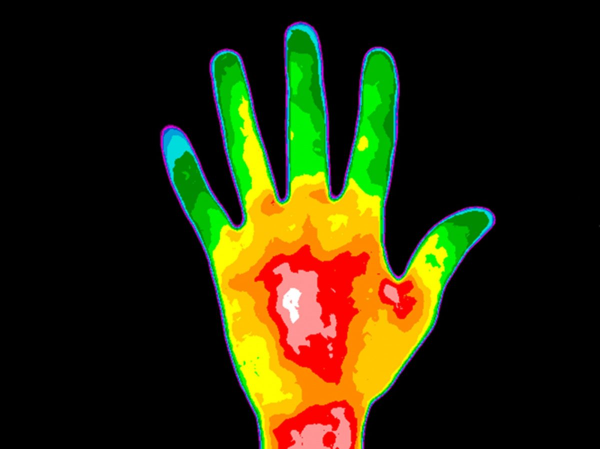
%> input picture 1.jpeg, 1200 x 898 px (shown at 1/2 size)
$ octave feature-extraction.m   (GNU Octave 9; MATLAB toolbox functions it lacks are replaced by stand-ins)
%> lines starting %> are read from the running program, lines starting %| are printed output that depends on the picture; in (x1, y1, x2, y2) boxes, pixels count from 0 and x2, y2 are one past the last pixel; in counts of white or black regions, pixels touching at a corner belong together; the program's own positions count from 1
clc;
clear all;
close all;
img=imread("G:\Matlab\1.jpeg");
%> img is the input picture: size 898x1200x3 uint8; mean R, G, B 43, 41.1, 9
[row,col,color]=size(img);
%> row = 898; col = 1200; color = 3
figure()
imshow(img)
title('Original image');
[b]=imresize(img,[1024 1024])
[b1]=rgb2gray(b);
figure();
subplot(3,4,1);
imshow(b)
title('Resized image');
subplot(3,4,2);
imshow(b1)
title('gray scale image');
d=imsharpen(b,'radius',2,'amount',2);
subplot(3,4,3);
imshow(d);
title('sharped image');
e=histeq(b);
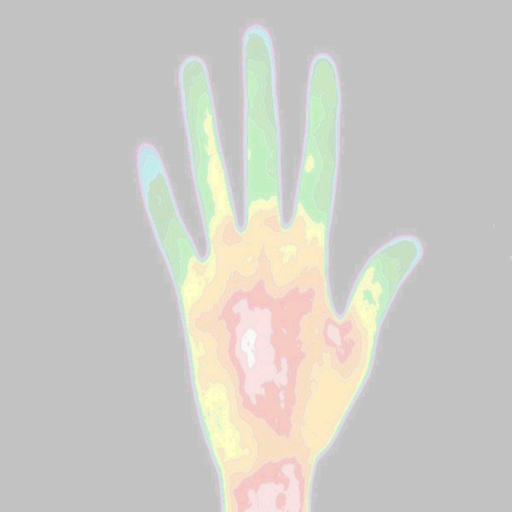
%> e: size 1024x1024x3 uint8 (shown at 1/2 size); mean R, G, B 204.2, 202.9, 197.3
subplot(3,4,4);
imshow(e);
title('histogram equalization');
subplot(3,4,5);
imhist(b);
title('histogram plot of gray');
subplot(3,4,6);
imhist(e);
title('histogram plot');
[Red,Green,Blue]=imsplit(b);
z=zeros(size(b,1));
R= cat(3,Red,z,z);
G=cat(3,z,Green,z);
B=cat(3,z,z,Blue);
subplot(3,4,7)
montage({R,G,B},'Size',[1 3])
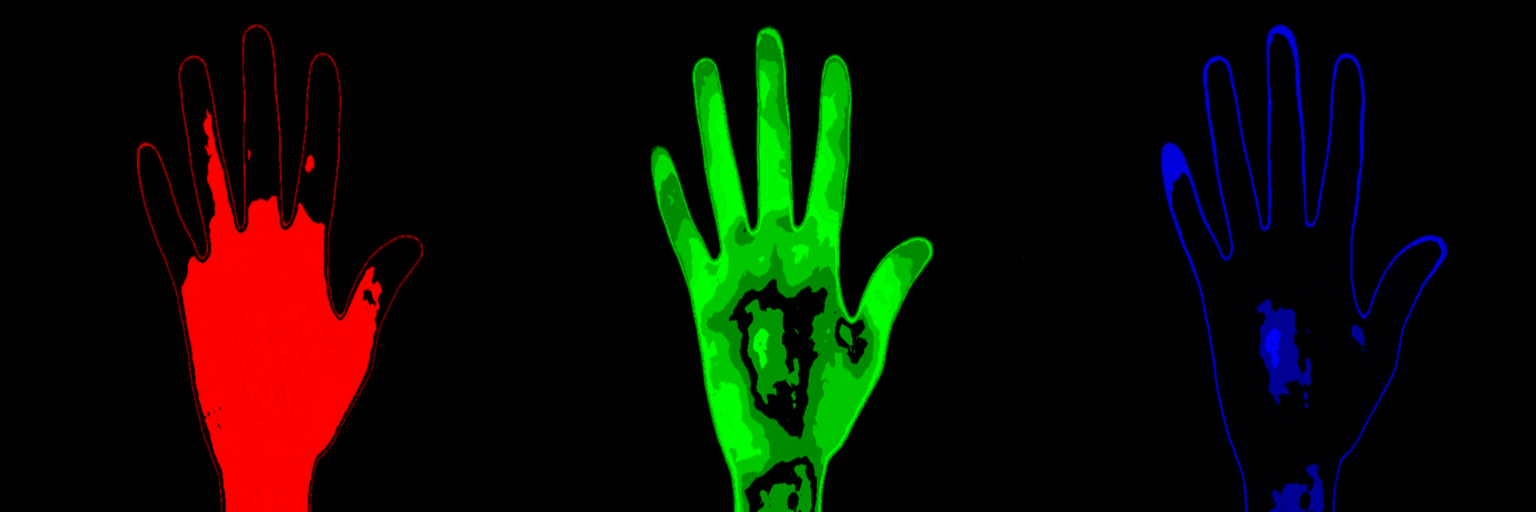
%> displayed picture: size 1024x3072x3, on the screen's scale of 0 to 255 (shown at 1/2 size); mean R, G, B 14.3, 13.7, 3
title('Scale converted image');
f=edge(b1,'sobel');
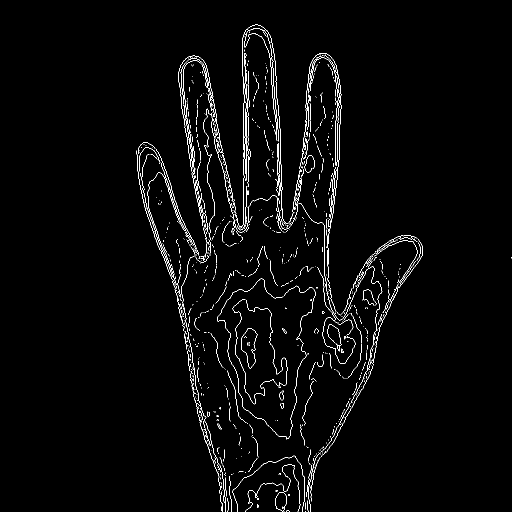
%> f: size 1024x1024 logical (shown at 1/2 size); 1.9% white in thin lines or dots, all inside (x1, y1, x2, y2) = (273, 48, 1023, 1024)
subplot(3,4,8);
imshow(f)
title('Edge detected image');
J = imnoise(b1,'gaussian',0.02);
f1 = ordfilt2(J,1,ones(3,3),'symmetric');
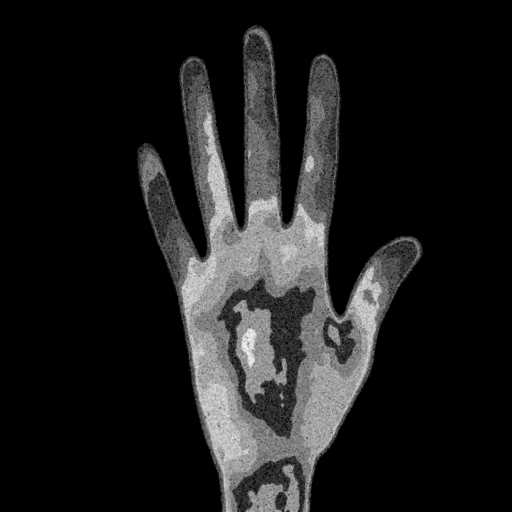
%> f1: size 1024x1024 uint8 (shown at 1/2 size); min 0, max 255, mean 28.8
f2 = ordfilt2(J,2*2,ones(2,2),'symmetric');
R = imlincomb(0.65,f1,0.65,f2);
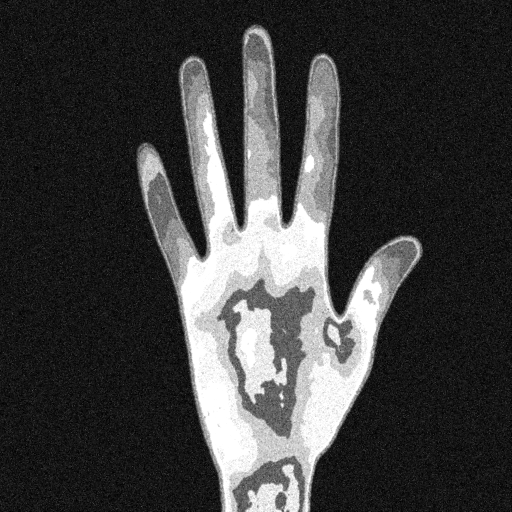
%> R: size 1024x1024 uint8 (shown at 1/2 size); min 0, max 255, mean 62.8
subplot(3,4,9)
montage({J,R},'Size',[1 2])
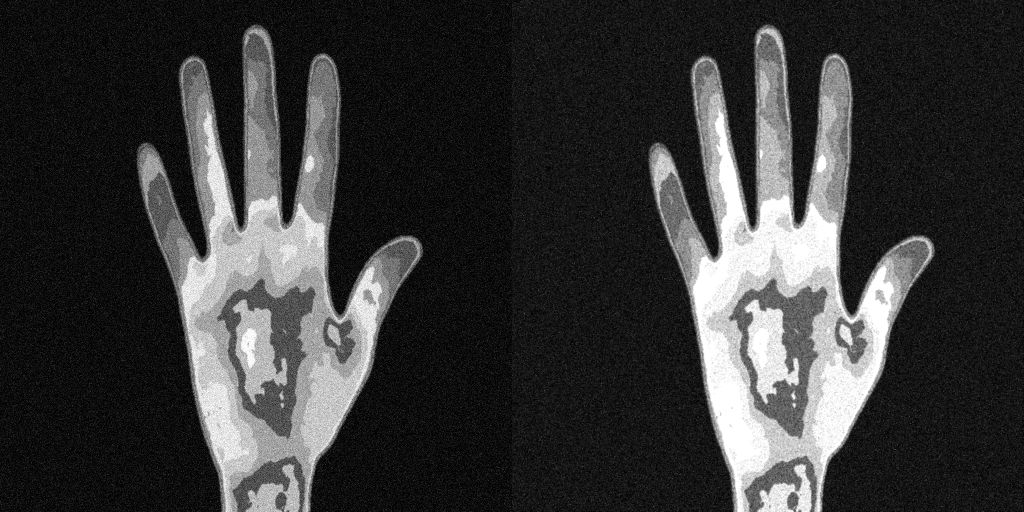
%> displayed picture: size 1024x2048, on the screen's scale of 0 to 255 (shown at 1/2 size); min 0, max 255, mean 55.8
title('Noise image   Filtered Image');
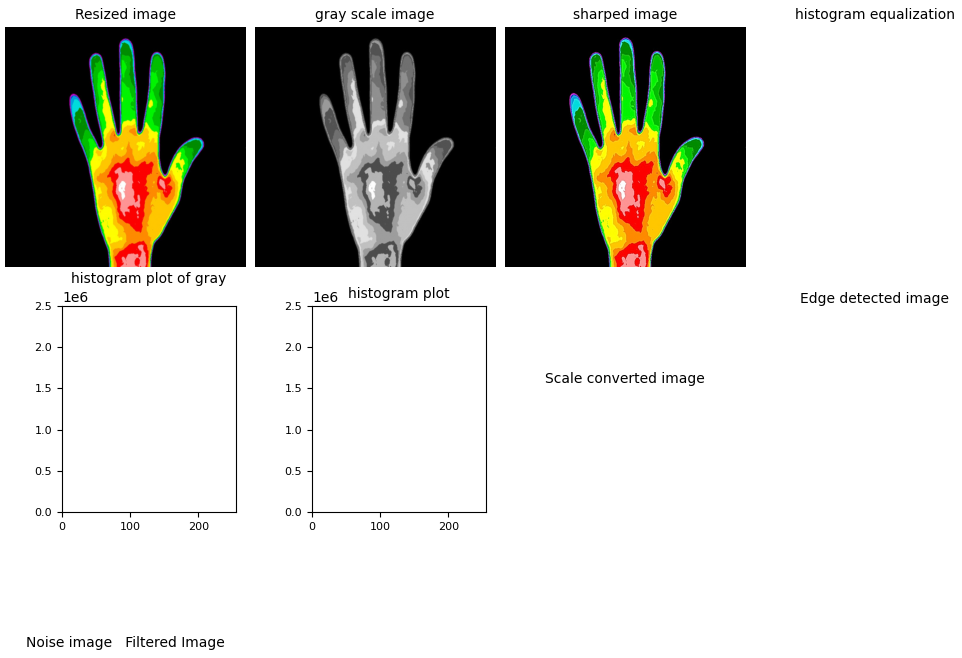
%> figure redrawn from the program's plot data, 9 panels

$ run again, with 2.jpeg copied over 1.jpeg
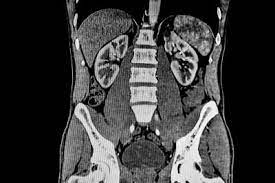
%> input picture 2.jpeg, 275 x 183 px
%> img is the input picture: size 183x275x3 uint8; min 0, max 255, mean 58.8
%> `f=edge(b1,'sobel');`:
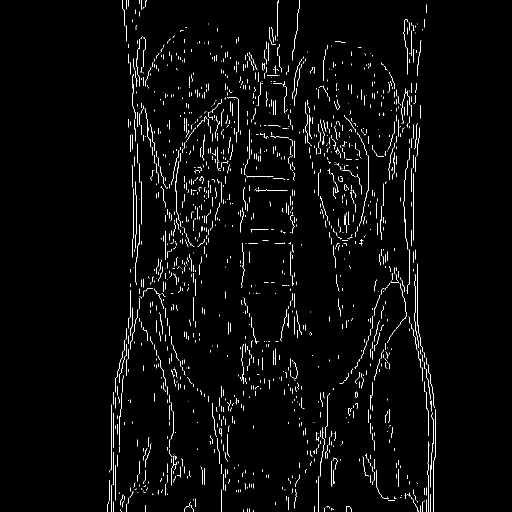
%> f: size 1024x1024 logical (shown at 1/2 size); 2.2% white in thin lines or dots, all inside (x1, y1, x2, y2) = (215, 0, 872, 1024)
%> `montage({J,R},'Size',[1 2])`:
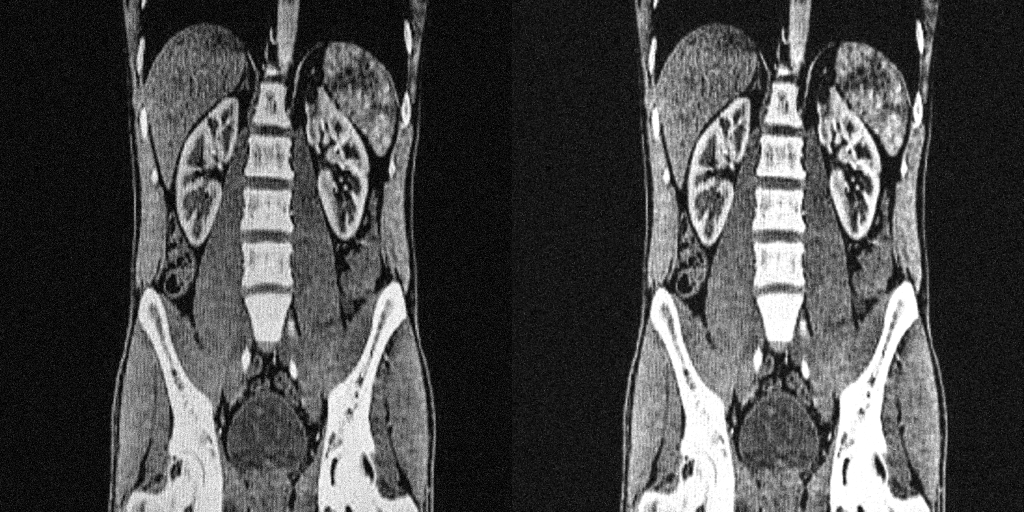
%> displayed picture: size 1024x2048, on the screen's scale of 0 to 255 (shown at 1/2 size); min 0, max 255, mean 75.4
